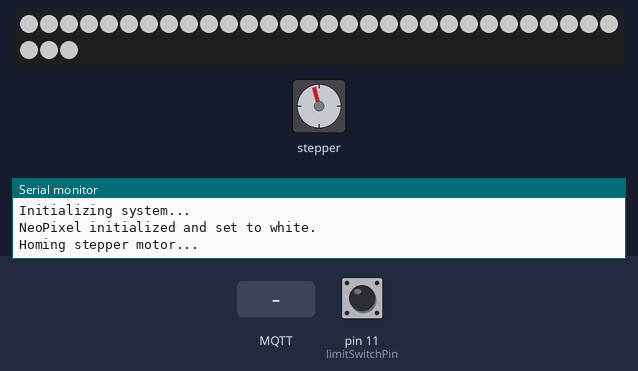
This sketch was run on a simulated Arduino Uno WiFi Rev2. On the bench: 33 RGB LEDs in strip order, left to right, continuing on the next row, stepper motor, the last lines printed to the serial monitor. Inputs (shaded band) come from the test bench; at power-on: pin 11 (limitSwitchPin) HIGH. Dim RGB values are drawn brighter than linear; WiFi joins after 1.5 s; servers stay silent unless stated; no MQTT or app messages arrive unless stated; stepper angles assume 2048 steps per turn.

Above: at 0.81 s.
0.9 s: pin 11 (limitSwitchPin) pulled LOW for 0.15 s
2.5 s: MQTT message "5" arrives on the first subscribed topic
5.5 s: MQTT message "on" arrives on the first subscribed topic
At 6.6 s:
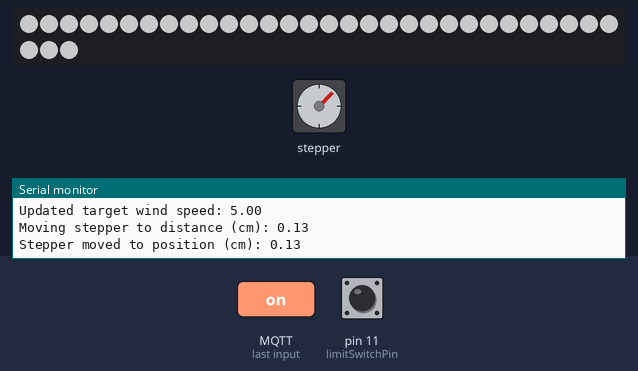
8.5 s: MQTT message "90" arrives on the first subscribed topic
At 11.3 s:
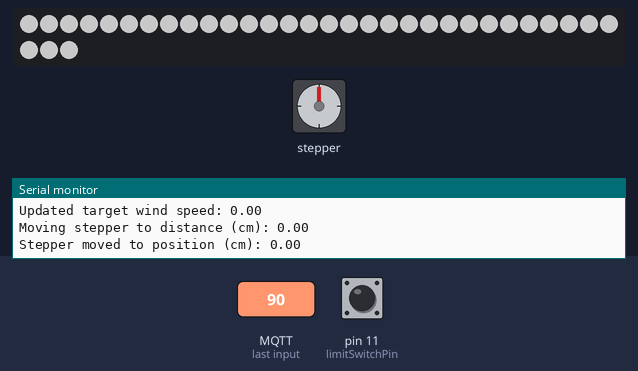
Timing chart, 0 to 31.5 s (numbered marks = the images above; inputs shaded):
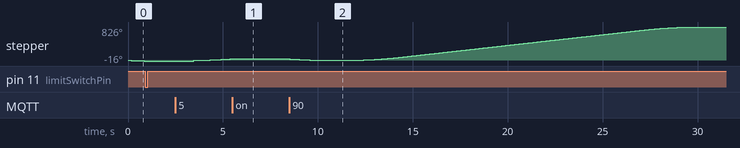

The sketch:

WindStepperGauge_Limit_Light.ino
```cpp
#include <AccelStepper.h>
#include <WiFiNINA.h>
#include <PubSubClient.h>
#include <Adafruit_NeoPixel.h>
#include <avr/wdt.h>

// Define motor control pins for 28BYJ-48
#define motorPin1  7
#define motorPin2  8
#define motorPin3  9
#define motorPin4  10

// Define limit switch pin
#define limitSwitchPin 11

// NeoPixel configuration
#define neoPin 6                      // Pin where the NeoPixel is connected
#define neoNumPixels 33               // Number of NeoPixels
#define neoBrightness 100             // Brightness level (0-255)
#define neoType NEO_GRB + NEO_KHZ800  // NeoPixel strip type (e.g., NEO_GRB)

// Create a NeoPixel object
Adafruit_NeoPixel strip = Adafruit_NeoPixel(neoNumPixels, neoPin, neoType);

// Wi-Fi credentials
const char* ssid = "Your Wifi";
const char* password = "Your Wifi";

// MQTT broker details
const char* mqtt_server = "mqtt.cetools.org"; // Our Open MQTT Broker - Edit Accordingly
const int mqtt_port = 1883;
const char* wind_topic = "personal/ucfnaps/downhamweather/windSpeed_mph"; // MQTT Topic

// Define stepper parameters
#define stepsPerRevolution 2048    // Steps per revolution of the output shaft
const float gearCircumference = 1; // Circumference of the gear in cm
const float maxDistanceCm = 1.53;  // Maximum distance the stepper should move (linked to max speed)

// Calculate steps per cm
const float stepsPerCm = stepsPerRevolution / gearCircumference;

// Create AccelStepper instance
AccelStepper stepper(AccelStepper::HALF4WIRE, motorPin1, motorPin3, motorPin2, motorPin4);

// Wi-Fi and MQTT clients
WiFiClient espClient;
PubSubClient client(espClient);

// Global variable to store the target wind speed
float targetWindSpeed = 0.0;
float lastTargetWindSpeed = -1.0; // To track changes in wind speed

void printWiFiStatus() {
  switch (WiFi.status()) {
    case WL_IDLE_STATUS:
      Serial.println("Wi-Fi status: Idle");
      break;
    case WL_NO_SSID_AVAIL:
      Serial.println("Wi-Fi status: SSID not available");
      break;
    case WL_CONNECT_FAILED:
      Serial.println("Wi-Fi status: Connection failed");
      break;
    case WL_DISCONNECTED:
      Serial.println("Wi-Fi status: Disconnected");
      break;
    case WL_CONNECTED:
      Serial.println("Wi-Fi status: Connected");
      break;
    default:
      Serial.println("Wi-Fi status: Unknown");
      break;
  }
}

void connectToWiFi() {
  Serial.print("Connecting to Wi-Fi: ");
  Serial.println(ssid);

  WiFi.begin(ssid, password);

  int retryCount = 0;
  while (WiFi.status() != WL_CONNECTED) {
    delay(1000);
    Serial.print(".");
    printWiFiStatus(); // Debugging Wi-Fi connection status
    retryCount++;

    if (retryCount > 30) { // Timeout after 30 seconds
      Serial.println("\nWi-Fi connection failed! Restarting...");
      wdt_enable(WDTO_15MS); // Trigger a watchdog reset
      while (true);          // Wait for the watchdog to reset the board
    }
  }

  Serial.println("\nWi-Fi connected.");
  Serial.print("IP address: ");
  Serial.println(WiFi.localIP());
}

void reconnectToMQTT() {
  while (!client.connected()) {
    Serial.print("Connecting to MQTT broker...");

    if (client.connect("NanoAVRStepperClient")) {
      Serial.println("connected.");
      client.subscribe(wind_topic);
    } else {
      Serial.print("failed, rc=");
      Serial.print(client.state());
      Serial.println(" retrying in 5 seconds...");
      delay(5000);
    }
  }
}

void mqttCallback(char* topic, byte* payload, unsigned int length) {
  String message;
  for (unsigned int i = 0; i < length; i++) {
    message += (char)payload[i];
  }

  Serial.print("Raw MQTT message: ");
  Serial.println(message);

  // Update wind speed if the correct topic is received
  if (String(topic) == wind_topic) {
    targetWindSpeed = message.toFloat();
    Serial.print("Updated target wind speed: ");
    Serial.println(targetWindSpeed);
  }
}

void moveStepperToWindSpeed() {
  // Skip if wind speed hasn't changed
  if (targetWindSpeed == lastTargetWindSpeed) {
    return;
  }

  // Scale wind speed (0–60 mph) to distance (0–maxDistanceCm)
  float targetDistance = (targetWindSpeed / 60.0) * maxDistanceCm;

  // Convert distance to steps
  long targetPositionSteps = targetDistance * stepsPerCm;

  Serial.print("Moving stepper to distance (cm): ");
  Serial.println(targetDistance);

  // Move the stepper to the target position
  stepper.moveTo(targetPositionSteps);

  while (stepper.distanceToGo() != 0) {
    stepper.run();
  }

  Serial.print("Stepper moved to position (cm): ");
  Serial.println(targetDistance);

  // Update last target speed
  lastTargetWindSpeed = targetWindSpeed;
}

void homeStepper() {
  Serial.println("Homing stepper motor...");

  // Move stepper motor backward until the limit switch is triggered
  stepper.setMaxSpeed(300);    // Max speed in steps per second
  stepper.setAcceleration(100); // Acceleration in steps per second^2
  stepper.setSpeed(-100);      // Move backward

  while (digitalRead(limitSwitchPin) == HIGH) { // Assuming HIGH means not triggered
    stepper.runSpeed();
  }

  stepper.stop(); // Stop the motor
  stepper.setCurrentPosition(0); // Set home position to 0
  Serial.println("Homing complete. Stepper position set to 0.");
}

void initializeNeoPixel() {
  strip.begin();
  strip.setBrightness(neoBrightness);

  // Set all pixels to white
  for (int i = 0; i < neoNumPixels; i++) {
    strip.setPixelColor(i, strip.Color(255, 255, 255)); // White color
  }

  strip.show();
  Serial.println("NeoPixel initialized and set to white.");
}

void setup() {
  Serial.begin(115200);

  Serial.println("Initializing system...");

  // Configure limit switch
  pinMode(limitSwitchPin, INPUT_PULLUP); // Assuming a normally open (NO) switch

  // Initialize NeoPixel
  initializeNeoPixel();

  // Home the stepper motor
  homeStepper();

  // Initialize Wi-Fi and MQTT
  connectToWiFi();
  client.setServer(mqtt_server, mqtt_port);
  client.setCallback(mqttCallback);

  Serial.println("System ready.");
}

void loop() {
  // Ensure Wi-Fi is connected
  if (WiFi.status() != WL_CONNECTED) {
    Serial.println("Wi-Fi connection lost. Reconnecting...");
    connectToWiFi();
  }

  // Ensure MQTT is connected
  if (!client.connected()) {
    reconnectToMQTT();
  }
  client.loop();

  // Adjust stepper based on received wind speed
  moveStepperToWindSpeed();

  // Add a small delay to avoid excessive stepper updates
  delay(1000);
}
```

Measured:
- after the input at 0.9 s, stepper: stops changing and stays -16°
- after the input at 2.5 s, stepper: keeps turning clockwise at about 26°/s, starting after 0.96 s
